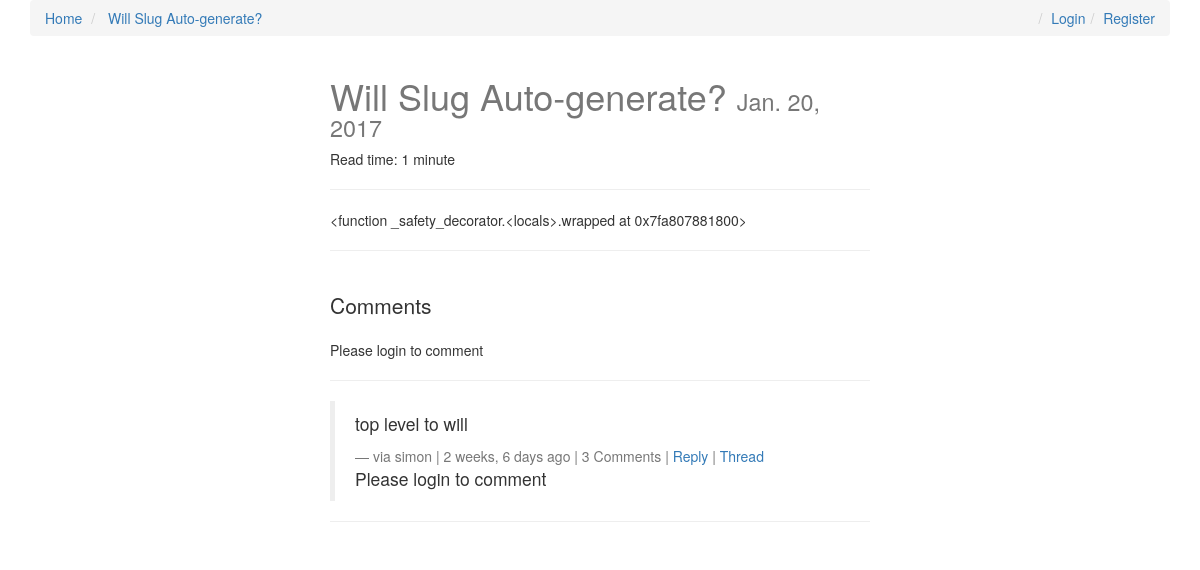
The page /will-slug-auto-generate/ on the database its author committed.
### posts/models.py (models this page shows, shortened)
class Post(models.Model):
    user = models.ForeignKey(settings.AUTH_USER_MODEL, default=1)
    title = models.CharField(max_length=120)
    slug = models.SlugField(unique=True)
    image = models.ImageField(upload_to=upload_location,
            null=True,
            blank=True,
            width_field="width_field",
            height_field="height_field")
    height_field = models.IntegerField(default=0)
    width_field = models.IntegerField(default=0)
    content = models.TextField()
    draft = models.BooleanField(default=False)
    publish = models.DateField(auto_now=False, auto_now_add=False)
    read_time = models.IntegerField(default=0)# Intead of this, models.TimeField(null=True, blank=True)
    updated = models.DateTimeField(auto_now=True, auto_now_add=False)
    timestamp = models.DateTimeField(auto_now=False, auto_now_add=True)
    objects = PostManager()
    def get_absolute_url(self):
        return reverse("posts:detail", kwargs={"slug": self.slug})
    def get_markdown(self):
        content = self.content
        return mark_safe(markdown(content))
    class Meta:
        ordering = ["-timestamp", "-updated"]
    @property
    def comments(self):
        instance = self
        qs = Comment.objects.filter_by_instance(self)
        return qs
    @property
    def get_content_type(self):
        instance = self
        content_type = ContentType.objects.get_for_model(instance.__class__)
        return content_type

### comments/models.py (models this page shows, shortened)
class Comment(models.Model):
    user = models.ForeignKey(settings.AUTH_USER_MODEL, default=1)
    content_type = models.ForeignKey(ContentType, on_delete=models.CASCADE)
    object_id = models.PositiveIntegerField()
    content_object = GenericForeignKey('content_type', 'object_id')
    parent = models.ForeignKey("self", null=True, blank=True)
    content         = models.TextField()
    timestamp       = models.DateTimeField(auto_now_add=True)
    objects = CommentManager()
    class Meta:
        ordering = ['-timestamp']
    def get_absolute_url(self):
        return reverse("comments:thread", kwargs={"id": self.id})
    def children(self):
        return Comment.objects.filter(parent=self)

### posts/views.py (the view, shortened to what this page needs)
# urls.py: url(r'^(?P<slug>[\w-]+)/$', post_detail, name='detail'),
def post_detail(request, slug=None):
	instance = get_object_or_404(Post, slug=slug)
	if instance.publish > timezone.now().date() or instance.draft:
		if not request.user.is_staff or not request.user.is_superuser:
			raise Http404
	share_string = quote_plus(instance.content)
	comments = instance.comments #Comment.objects.filter_by_instance(instance)
	initial_data = {
			"content_type": instance.get_content_type,
			"object_id": instance.id
	}
	form = CommentForm(request.POST or None, initial=initial_data)
	context = {
		"title": instance.title,
		"instance": instance,
		"share_string": share_string,
		"comments":comments,
		"comment_form":form,
	}
	return render(request, "post_detail.html", context)

### comments/models.py (called while the page is built)
    def filter_by_instance(self, instance):
        content_type = ContentType.objects.get_for_model(instance.__class__)
        obj_id = instance.id
        qs = super(CommentManager, self).filter(content_type=content_type, object_id= obj_id).filter(parent=None)
        return qs

### posts/templatetags/urlify.py (called while the page is built)
@register.filter
def urlify(value):
    return quote_plus(value)

### templates/post_detail.html (shortened to what this page needs)
{% extends "base.html" %}
{% load urlify %}
{% load crispy_forms_tags %}
{% block post_detail_link %}
<li><a href="{{instance.get_absolute_url}}"> {{instance.title}}</a></li>
{% endblock %}
{% block content %}
<div class='col-sm-6 col-sm-offset-3'>
<h1>{{ title }} <small>{% if instance.draft %}<span style='color:red;'>Draft</span> {% endif %}{{ instance.publish }}</small></h1>
<p>Read time:
{{ instance.read_time }} minute{% if instance.read_time > 1 %}s{% endif %}
</p>
<p><div class="fb-like" data-href="{{ request.build_absolute_uri }}" data-layout="button_count" data-action="like" data-show-faces="true" data-share="true"></div>
<hr/>
</p>
<div class='row'>
<div class='col-sm-12'>
    <div class="post_detail_item">{{ instance.get_markdown }}</div>
<hr/>
<br/>
<div>
    <p class="lead">Comments</p>
    {% if request.user.is_authenticated %}
    <form method="POST" action="."> {% csrf_token %}
        {{ comment_form|crispy }}
        <input type='submit' value='Post comment' class='btn btn-default'>
    </form>
    {% else %}
    <p>Please login to comment</p>
    {% endif %}
    <hr/>
    {% for comment in comments %}
    <blockquote>
        <p>{{ comment.content }}</p>
        <footer>via {{comment.user}} | {{comment.timestamp|timesince}} ago | {% if comment.children.count > 0 %} {{comment.children.count}} Comment{% if comment.children.count > 1 %}s{% endif %} | {% endif %}<a href="#" class="comment-reply-btn">Reply</a> | <a href="{{ comment.get_absolute_url }}" >Thread</a></footer>
        {% if request.user.is_authenticated %}
        <form method="POST" action="."> {% csrf_token %}
            {{ comment_form|crispy }}
            <input type="hidden" name="parent_id" value="{{ comment.id }}">
            <input type='submit' value='Reply' class='btn btn-default'>
        </form>
        {% else %}
        <p>Please login to comment</p>
        {% endif %}
    </blockquote>
    <hr>
    {% endfor %}
</div>
</div>
</div>
</div>
{% endblock content %}

### static/css/base.css (style rules this page uses)
h1 { color: #777777; }

### rows shown on the page
Post: title "Will Slug Auto-generate?", publish "Jan. 20, 2017", read_time "1", get_markdown "<function _safety_decorator.<locals>.wrapped at 0x7fa807881800>"
Comment: content "top level to will", user "simon", timestamp "2 weeks, 6 days", children.count "3"
